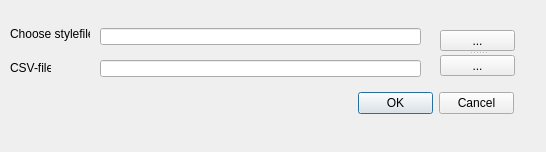
<?xml version="1.0" encoding="UTF-8"?>
<ui version="4.0">
 <class>styletoexcelDialogBase</class>
 <widget class="QDialog" name="styletoexcelDialogBase">
  <property name="geometry">
   <rect>
    <x>0</x>
    <y>0</y>
    <width>546</width>
    <height>152</height>
   </rect>
  </property>
  <property name="windowTitle">
   <string>QML-style to Excel</string>
  </property>
  <widget class="QLineEdit" name="lineEdit_stylefile">
   <property name="geometry">
    <rect>
     <x>100</x>
     <y>28</y>
     <width>321</width>
     <height>17</height>
    </rect>
   </property>
  </widget>
  <widget class="QLineEdit" name="lineEdit_csvfile">
   <property name="geometry">
    <rect>
     <x>100</x>
     <y>60</y>
     <width>321</width>
     <height>17</height>
    </rect>
   </property>
  </widget>
  <widget class="QLabel" name="label_csvlfile">
   <property name="geometry">
    <rect>
     <x>10</x>
     <y>60</y>
     <width>41</width>
     <height>16</height>
    </rect>
   </property>
   <property name="text">
    <string>CSV-file:</string>
   </property>
  </widget>
  <widget class="QLabel" name="label_stylefile">
   <property name="geometry">
    <rect>
     <x>10</x>
     <y>26</y>
     <width>80</width>
     <height>16</height>
    </rect>
   </property>
   <property name="text">
    <string>Choose stylefile:</string>
   </property>
  </widget>
  <widget class="QDialogButtonBox" name="button_box">
   <property name="geometry">
    <rect>
     <x>358</x>
     <y>92</y>
     <width>156</width>
     <height>23</height>
    </rect>
   </property>
   <property name="orientation">
    <enum>Qt::Horizontal</enum>
   </property>
   <property name="standardButtons">
    <set>QDialogButtonBox::Cancel|QDialogButtonBox::Ok</set>
   </property>
  </widget>
  <widget class="QSplitter" name="splitter">
   <property name="geometry">
    <rect>
     <x>440</x>
     <y>30</y>
     <width>75</width>
     <height>46</height>
    </rect>
   </property>
   <property name="orientation">
    <enum>Qt::Vertical</enum>
   </property>
   <widget class="QPushButton" name="filebrowser_stylefile">
    <property name="text">
     <string>...</string>
    </property>
   </widget>
   <widget class="QPushButton" name="filebrowser_csvfile">
    <property name="text">
     <string>...</string>
    </property>
   </widget>
  </widget>
 </widget>
 <resources/>
 <connections>
  <connection>
   <sender>button_box</sender>
   <signal>accepted()</signal>
   <receiver>styletoexcelDialogBase</receiver>
   <slot>accept()</slot>
   <hints>
    <hint type="sourcelabel">
     <x>20</x>
     <y>20</y>
    </hint>
    <hint type="destinationlabel">
     <x>20</x>
     <y>20</y>
    </hint>
   </hints>
  </connection>
  <connection>
   <sender>button_box</sender>
   <signal>rejected()</signal>
   <receiver>styletoexcelDialogBase</receiver>
   <slot>reject()</slot>
   <hints>
    <hint type="sourcelabel">
     <x>20</x>
     <y>20</y>
    </hint>
    <hint type="destinationlabel">
     <x>20</x>
     <y>20</y>
    </hint>
   </hints>
  </connection>
 </connections>
</ui>
